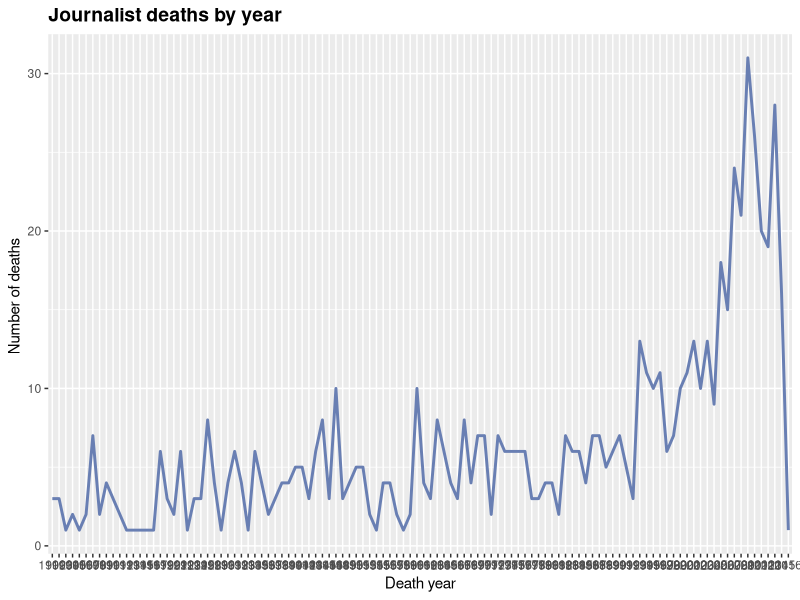
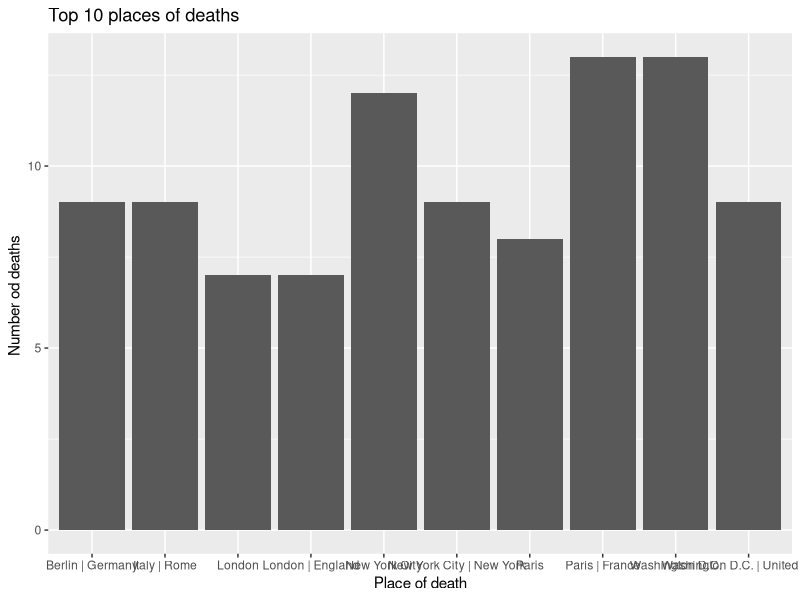

Write R code to recreate these figures, in order.
library(tidyverse)
library(ggplot2)

# 1) Read CSV file
journalists_raw <- read_csv("journalists.csv", show_col_types = FALSE)|>
  select(`ontology/deathYear`, `ontology/deathPlace_label`)

# PLOT 1: Deaths per year

# 3) Make a summary table: count by year
deaths_by_year <- journalists_raw |>
  filter(`ontology/deathYear` == `ontology/deathYear`) |>
  group_by(`ontology/deathYear`) |>
  summarise(n = n()) |>
  filter(`ontology/deathYear`>1900 & nchar(`ontology/deathYear`) == 4)|>
  arrange(`ontology/deathYear`)

# 4) Bar plot (column plot) of the count by year
ggplot(data = deaths_by_year) +
  aes(x = `ontology/deathYear`, y = n, group = 1)+
  labs(x = "Death year", y = "Number of deaths ", title = "Journalist deaths by year ")+
  theme(plot.title = element_text(face = "bold", size = 14))+
  geom_line(color="#697fb3ff", size=1)


# ----------------------------
# PLOT 2: Top 10 lugares
# ----------------------------

# 5) Hacer una tabla resumen: conteo por lugar
deaths_by_place <- journalists_raw |>
  filter(`ontology/deathPlace_label` == `ontology/deathPlace_label`) |>
  filter(`ontology/deathPlace_label` != "") |>
  group_by(`ontology/deathPlace_label`) |>
  summarise(n = n()) |>
  arrange(desc(n))

# 6) Quedarnos con el top 10 (usamos head() para mantenerlo simple)
top10_places <- head(deaths_by_place, 10)

# 7) Bar plot del top 10 lugares (puede quedar apretado si los nombres son largos)
ggplot(data = top10_places) +
  aes(x = `ontology/deathPlace_label`, y = n) +
  geom_col() +
  labs(
    x = "Place of death",
    y = "Number od deaths ",
    title = "Top 10 places of deaths "
  )
